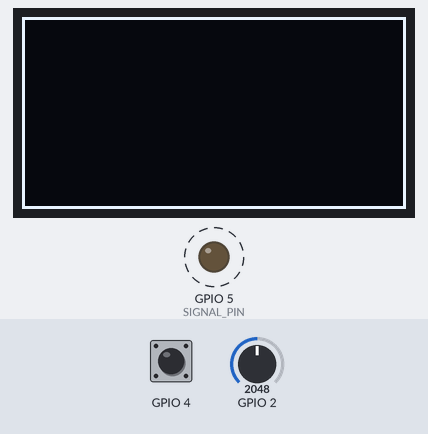
The program below on a simulated ESP32-S3. On the bench: 128×64 one-colour display, output pins drawn as LEDs (lit = HIGH). Dashed ring = blinking. The test bench sets the inputs (shaded band); at power-on: GPIO 2 = 2048, GPIO 4 HIGH. What the program prints to the serial monitor is not drawn.

Above: at 0.1 s.
Timing chart, 0 to 130.0 s (numbered marks = the images above):
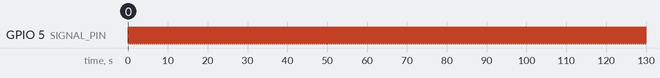

Measured:
- by itself, GPIO 5 (SIGNAL_PIN): alternates HIGH for 0.25 s and LOW for 0.25 s

The program:

main.cpp
```cpp
// Protocol test fixture ONLY. Never used by the production generator or acceptance evaluator.
#include <Arduino.h>
#include <Wire.h>
#include <Adafruit_SSD1306.h>
Adafruit_SSD1306 screen(128, 64, &Wire, -1);
constexpr int SIGNAL_PIN = 5;
unsigned long tick = 0;
bool level = false;
void setup() {
  Serial.begin(115200);
  pinMode(SIGNAL_PIN, OUTPUT);
  pinMode(4, INPUT_PULLUP);
  Serial.println("MCP_TRANSPORT_FIXTURE");
  Wire.begin(6, 7);
  if (screen.begin(SSD1306_SWITCHCAPVCC, 0x3c)) {
    screen.clearDisplay();
    screen.drawRect(0, 0, 128, 64, SSD1306_WHITE);
    screen.display();
  }
}
void loop() {
  while (Serial.available()) Serial.write(Serial.read());
  if (millis() - tick >= 250) {
    tick = millis();
    level = !level;
    digitalWrite(SIGNAL_PIN, level);
    Serial.printf("probe t=%lu adc=%d button=%d\n", tick, analogRead(2), digitalRead(4));
  }
  delay(1);
}
```
